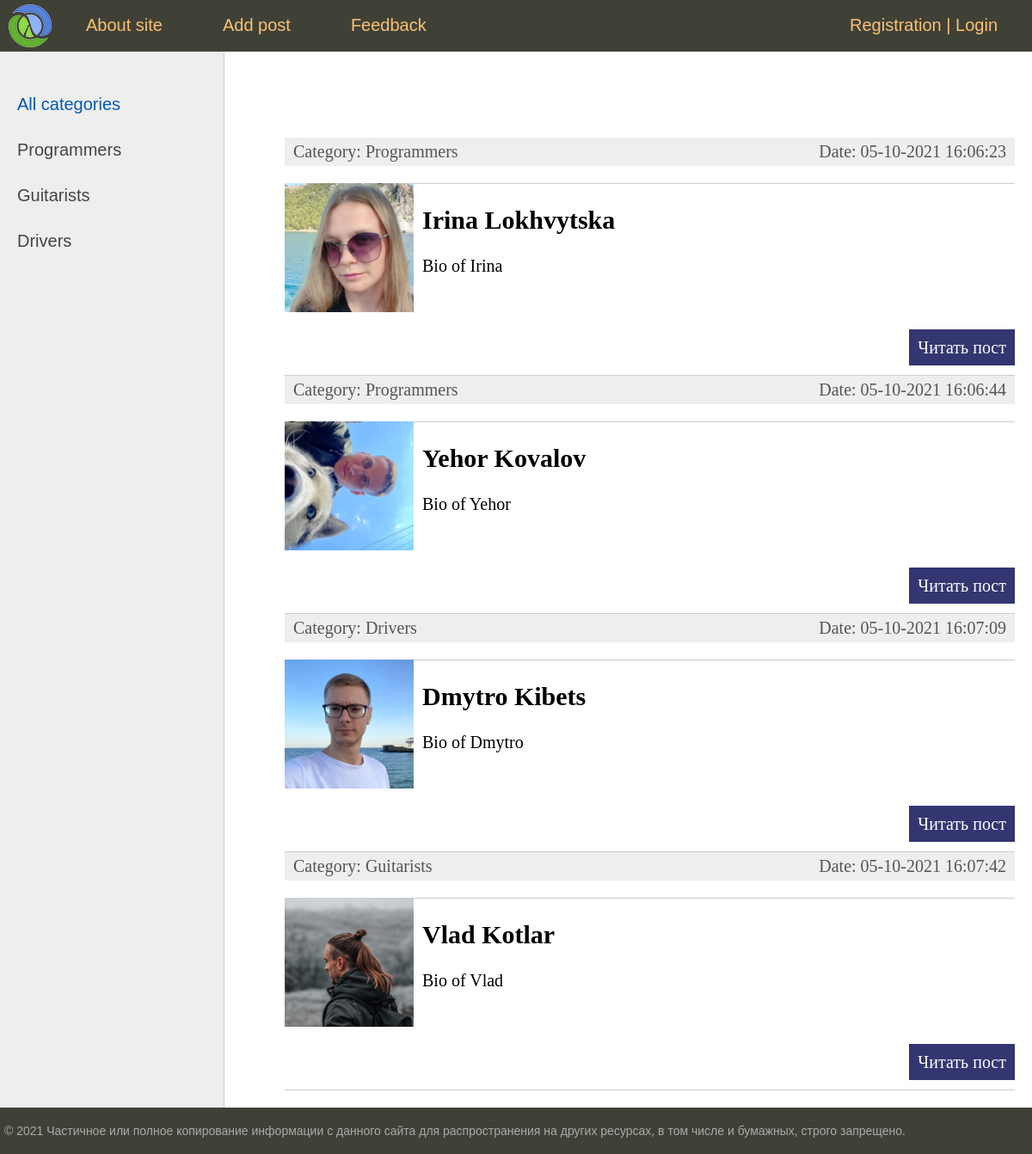
The page / on the database its author committed.
### people/models.py (models this page shows, shortened)
class Category(models.Model):
    name = models.CharField(max_length=100, db_index=True)
    slug = SlugField(max_length=255, unique=True, db_index=True, verbose_name="URL")
    def __str__(self) -> str:
        return self.name
    def get_absolute_url(self):
        return reverse('category', kwargs={'cat_slug': self.slug})

class People(models.Model):
    title = models.CharField(max_length=255)
    slug = models.SlugField(max_length=255, unique=True, db_index=True, verbose_name="URL")
    content = models.TextField(blank=True)
    photo = models.ImageField(upload_to ="photos/%Y/%m/%d/")
    time_create = models.DateTimeField(auto_now_add=True)
    time_update = models.DateTimeField(auto_now=True)
    is_published = models.BooleanField(default=True)
    cat = models.ForeignKey('Category', on_delete=models.PROTECT)
    def get_absolute_url(self):
        return reverse('post', kwargs={'post_slug': self.slug})
    class Meta:
        ordering = ['time_create', 'title']

### people/views.py (the view)
# urls.py: path('', PeopleHome.as_view(), name='home'),
class PeopleHome(DataMixin, ListView):
    model = People
    template_name = 'people/index.html'
    context_object_name = 'posts'
    def get_context_data(self, *, object_list=None, **kwargs):
        contex = super().get_context_data(**kwargs)
        c_def = self.get_user_context(title="Main page")
        return dict(list(contex.items()) + list(c_def.items()))

### people/templatetags/people_tags.py (called while the page is built)
@register.inclusion_tag('people/list_categories.html')
def show_categories(sort=None, cat_selected=0):
    if not sort:
        cats = Category.objects.all()
    else:
        cats = Category.objects.order_by(sort)
    return {"cats": cats, "cat_selected": cat_selected}

### people/utils.py (called while the page is built)
    def get_user_context(self, **kwargs):
        context = kwargs
        cats = Category.objects.all()
        context['menu'] = menu
        context['cats'] = cats
        if 'cat_selected' not in context:
            context['cat_selected'] = 0
        return context

### people/templates/people/index.html (shortened to what this page needs)
{% extends 'people/base.html' %}
{% block content %}
<ul class="list-articles">
	{% for p in posts %}
            <li><div class="article-panel">
                <p class="first">Category: {{p.cat}}</p>
                <p class="last">Date: {{p.time_update|date:"d-m-Y H:i:s"}}</p>
            </div>
{% if p.photo %}
    <p><img class="img-article-left thumb" src="{{p.photo.url}}"></p>
{% endif %}
			<li><h2>{{p.title}}</h2>
	{% autoescape on %}
	{{p.content|linebreaks|truncatewords:50}}
	{% endautoescape %}
			<p class="link-read-post"><a href="{{p.get_absolute_url }}">Читать пост</a></p>
			</li>
	{% endfor %}
</ul>
{% endblock %}

### people/templates/people/base.html (shortened to what this page needs)
{% load static %}
{% load people_tags %}
<!DOCTYPE html>
<html>
<head>
	<link type="text/css" href="{% static 'people/css/styles.css' %}" rel="stylesheet" />
</head>
<body>
<table class="table-page" border=0 cellpadding="0" cellspacing="0">
<tr><td valign=top>
{% block mainmenu %}
		<div class="header">
			<ul id="mainmenu" class="mainmenu">
			<li class="logo"><a href="{% url 'home' %}"><div class="logo"></div></a></li>
{% for m in menu %}
			<li><a href="{% url m.url_name %}">{{m.title}}</a></li>
{% endfor %}
            <li class="last"><a href="{% url 'register' %}">Registration</a> | <a href="{% url 'login' %}"> Login</a></li>
			</ul>
		</div>
{% endblock mainmenu %}
<table class="table-content" border=0 cellpadding="0" cellspacing="0">
<tr>
	<td valign="top" class="left-chapters">
	<ul id="leftchapters">
{% if cat_selected == 0%}
        <li class="selected">All categories</li>
{% else %}
        <li><a href="{% url 'home' %}">All categories</a></li>
{% endif %}
{% show_categories  '-name' cat_selected %}
	</ul>
</td>
<td valign="top" class="content">
	<div class="content-text">
{% block content %}
{% endblock %}
	</div>
</td></tr></table>
</td></tr>
<tr><td valign=top>
	<div id="footer">
		<p>&copy; 2021 Частичное или полное копирование информации с данного сайта для распространения на других ресурсах, в том числе и бумажных, строго запрещено.</p>
	</div>
</td></tr></table>
</body>
</html>

### people/templates/people/list_categories.html
{% for c in cats %}
    {% if c.pk == cat_selected %}
        <li class='selected'>{{c.name}}</li>
    {% else %}
        <li><a href="{{ c.get_absolute_url }}">{{c.name}}</a></li>
    {% endif %}
{% endfor %}

### people/static/people/css/styles.css (style rules this page uses)
html, body { font-family: 'Arial'; margin: 0; padding: 0; height: 100%; width: 100%; color: #444; }
a { color: #0059b2; text-decoration: none; }
img { max-width: 600px; height: auto; }
img.img-article-left { max-width: 300px; height: auto; float: left; padding: 0 10px 10px 0; }
img.img-article-left.thumb { max-width: 150px; height: auto; }
p.link-read-post { text-align: right; }
p.link-read-post a { padding: 10px; min-width: 100px; background: #333671; color: #fff; text-decoration: none; }
div.article-panel { background: #eee; padding: 5px 10px 5px 10px; box-sizing border-box; overflow: hidden; color: #555; }
div.article-panel p.first { margin: 0; float: left; }
div.article-panel p.last { margin: 0; float: right; }
ul.list-articles { list-style: none; margin: 0; padding: 0; }
ul.list-articles li { border-bottom: 1px solid #ccc; }
.table-page { width: 100%; height: 100%; vertical-align: top; }
.table-page tr { height: 100%; }
.header { background: #3F4137; height: 60px; }
.logo { background: url('../images/logo.png') no-repeat 10px 5px; width: 70px; height: 60px; }
ul.mainmenu { list-style: none; margin: 0; padding: 0; height: 60px; color: #fdc073; font-size: 20px; overflow: hidden; }
ul.mainmenu li { float: left; margin: 18px 40px 0 30px; }
ul.mainmenu li.logo { margin: 0; }
ul.mainmenu li.last { float: right; }
ul.mainmenu li a { color: #fdc073; text-decoration: none; }
.table-content { width: 100%; min-height: 100%; height: 100%; }
.left-chapters { margin: 0; background: #eee; border-right: 1px solid #ccc; min-height: 100%; }
.left-chapters ul { width: 230px; min-height: 100%; margin: 0; padding: 20px 10px 10px 20px; list-style: none; font-size: 20px; }
.left-chapters ul li { margin: 30px 0 0 0; color: #999; }
.left-chapters ul li.selected { color: #0059b2; }
.left-chapters ul li a { color: #444; text-decoration: none; }
.content { padding: 40px 20px 20px 40px; width: 100%; box-sizing: border-box; }
.content-text { margin: 60px 0 0 30px; color: #000; font-size: 20px; font-family: Yandex Sans Display Light; }
#footer { box-sizing: border-box; background: #3F4137; padding: 5px; color: #aaa; font-size: 14px; font-family: Verdana, Geneva, Arial, Helvetica; text-align: left; overflow: hidden; }

### rows shown on the page
Category: name "Programmers"
Category: name "Guitarists"
Category: name "Drivers"
People: cat "Programmers", time_update "05-10-2021 16:06:23", photo (picture), title "Irina Lokhvytska", content "Bio of Irina"
People: cat "Programmers", time_update "05-10-2021 16:06:44", photo (picture), title "Yehor Kovalov", content "Bio of Yehor"
People: cat "Drivers", time_update "05-10-2021 16:07:09", photo (picture), title "Dmytro Kibets", content "Bio of Dmytro"
People: cat "Guitarists", time_update "05-10-2021 16:07:42", photo (picture), title "Vlad Kotlar", content "Bio of Vlad"

### other values the page prints
{{ m.title }} "About site" "Add post" "Feedback"
